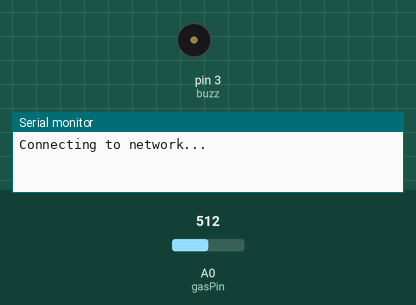
Bench run of a sketch on a simulated Arduino Uno, built for the host (arithmetic inside an expression is 32-bit, double 64-bit). On the bench: buzzer (waves = sounding, pin HIGH), the last lines printed to the serial monitor. The test bench sets the inputs (shaded band); at power-on: A0 (gasPin) = 512. WiFi joins after 1.5 s; servers stay silent unless stated; web services answer with replies made up by the test bench.

Above: at 0.1 s.
At 2.6 s:
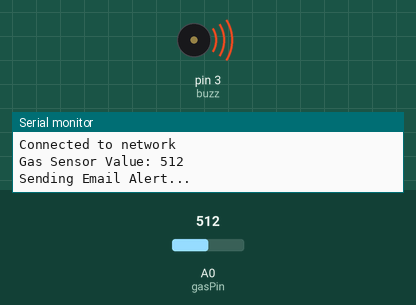
Timing chart, 0 to 4.1 s (numbered marks = the images above):
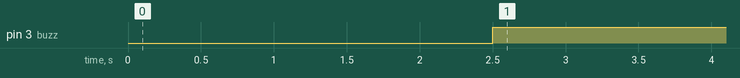

Measured:
- by itself, pin 3 (buzz): LOW → HIGH at 2.5 s

The sketch:

gas_detector_ard.ino
```cpp
#include <SPI.h>
#include <Ethernet.h>
#include <EthernetClient.h>
#include <avr/wdt.h> // Watchdog timer for stability

#define ETHERNET_SHIELD_MAC {0xC0, 0x26, 0x1B, 0x5A, 0x70, 0x26}

const int gasPin = A0;
const int buzz = 3;

byte ethernetMACAddress[] = ETHERNET_SHIELD_MAC;
EthernetClient client;

// ThingSpeak Settings
char thingSpeakAddress[] = "api.thingspeak.com";
String writeAPIKey = "KE099C98QMLUZR0G";
const int updateThingSpeakInterval = 15000; // 15 seconds (API limit)

long lastConnectionTime = 0;
boolean lastConnected = false;
int failedCounter = 0;

void setup() {
    pinMode(buzz, OUTPUT);
    Serial.begin(9600);
    startEthernet();
    wdt_enable(WDTO_8S); // Enable watchdog timer (resets Arduino if frozen)
}

void loop() {
    wdt_reset(); // Reset watchdog timer to prevent unwanted resets
    updateCloud();
    int gasValue = analogRead(gasPin);
    Serial.println("Gas Sensor Value: " + String(gasValue));
    if (gasValue > 250) {
        digitalWrite(buzz, HIGH);
        sendEmail();
    } else {
        digitalWrite(buzz, LOW);
    }
    delay(1000);
}

void updateCloud() {
    String gasData = "field1=" + String(analogRead(A0));
    if (!client.connected() && (millis() - lastConnectionTime > updateThingSpeakInterval)) {
        updateThingSpeak(gasData);
    }
    lastConnected = client.connected();
}

void updateThingSpeak(String tsData) {
    if (client.connect(thingSpeakAddress, 80)) {
        client.print("POST /update HTTP/1.1\n");
        client.print("Host: api.thingspeak.com\n");
        client.print("Connection: close\n");
        client.print("X-THINGSPEAKAPIKEY: " + writeAPIKey + "\n");
        client.print("Content-Type: application/x-www-form-urlencoded\n");
        client.print("Content-Length: ");
        client.println(tsData.length());
        client.println();
        client.println(tsData);
        lastConnectionTime = millis();
        Serial.println("Data sent to ThingSpeak");
        failedCounter = 0;
    } else {
        failedCounter++;
        Serial.println("ThingSpeak connection failed (" + String(failedCounter) + ")");
        if (failedCounter > 3) startEthernet();
    }
    client.stop();
}

void startEthernet() {
    client.stop();
    Serial.println("Connecting to network...");
    if (Ethernet.begin(ethernetMACAddress) == 0) {
        Serial.println("DHCP Failed, retrying...");
    } else {
        Serial.println("Connected to network");
    }
    delay(1000);
}

void sendEmail() {
    Serial.println("Sending Email Alert...");
    if (client.connect("smtp.example.com", 587)) { // Replace with SMTP provider
        client.println("EHLO smtp.example.com");
        client.println("AUTH LOGIN");
        client.println("BASE64_ENCODED_USERNAME"); // Replace with actual base64 encoded username
        client.println("BASE64_ENCODED_PASSWORD"); // Replace with actual base64 encoded password
        client.println("MAIL FROM: <you@example.com>");
        client.println("RCPT TO: <recipient@example.com>");
        client.println("DATA");
        client.println("Subject: Gas Alert!\n");
        client.println("Gas levels exceeded safe limits! Take action immediately.\n.");
        client.println("QUIT");
        Serial.println("Email Sent!");
    } else {
        Serial.println("Email sending failed");
    }
    client.stop();
}
```
